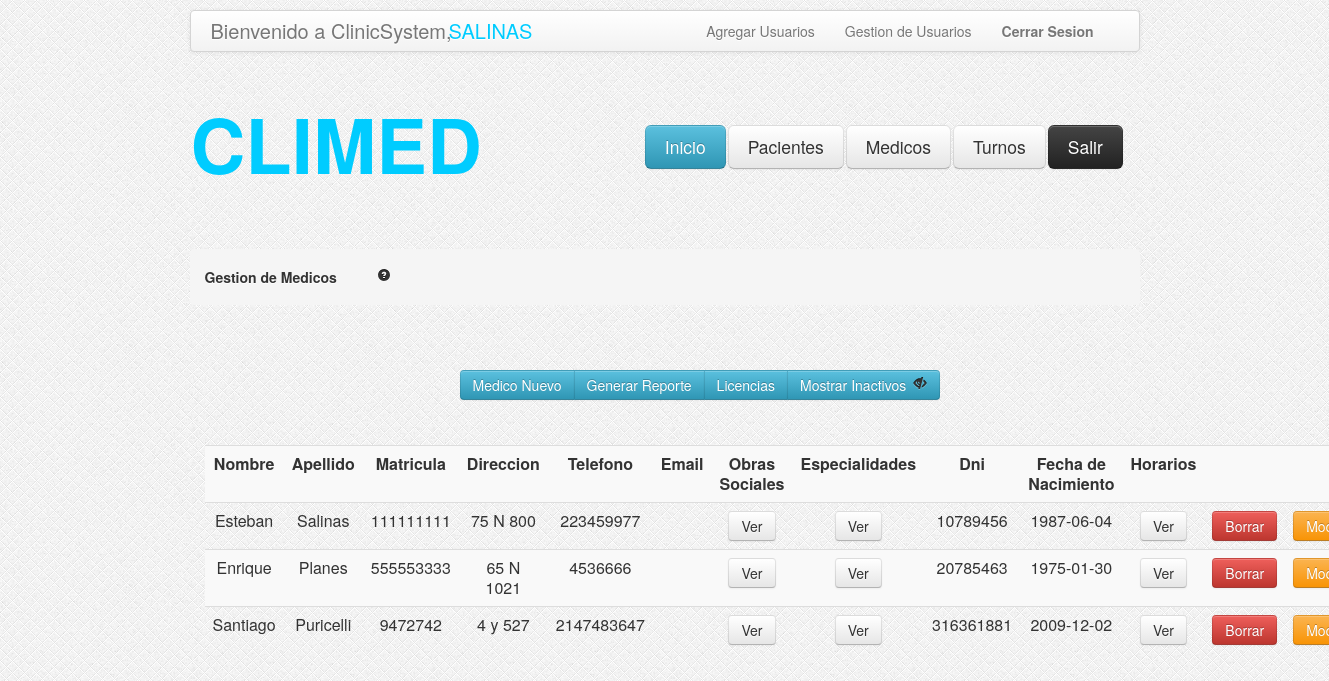
The page /GestionMedicos.php (signed in) on the database its author committed.
### tables this page shows
CREATE TABLE IF NOT EXISTS `medicos` (
  `idmedico` int(11) NOT NULL AUTO_INCREMENT,
  `nombre` varchar(100) NOT NULL,
  `apellido` varchar(100) NOT NULL,
  `nromatricula` int(11) NOT NULL,
  `email` varchar(100) NOT NULL,
  `telefono` int(25) NOT NULL,
  `fechaNac` date NOT NULL,
  `dni` int(11) NOT NULL,
  `direccion` varchar(255) DEFAULT NULL,
  `activo` tinyint(1) NOT NULL DEFAULT '1',
  PRIMARY KEY (`idmedico`)
);

### GestionMedicos.php (the view, shortened to what this page needs)
<?php
	if (!isset($_GET['ojito'])) {
		$ojito=1;
	}else{
		$ojito=$_GET['ojito'];
	}
	$consulta = "SELECT * FROM medicos WHERE medicos.activo = ".$ojito." OR 0 = ".$ojito." ";
    $resultado = mysql_query($consulta);
?>
<head>
<link rel="stylesheet" type="text/css" href="css/estilo.css"/>
<link rel="stylesheet" type="text/css" href="css/bootstrap.css"/>
<link rel="stylesheet" type="text/css" href="css/bootstrap-responsive.css"/>
</head>
<body style="background-image:url('images/bg.png')">
	<?php include_once('header.php'); ?>
	<div class="encapsulador">
		<div class="contenedor">
			<ul class="breadcrumb">
				<li>
					<h5>Gestion de Medicos<a href="#" style="margin-left: 40px;"><i class="icon-question-sign"></i></a></h5>
				</li>
			</ul>
			<div class="btn-group" style="margin-top: 45px; margin-left: 270;">
					<button class="btn btn-info" type="button" onclick="location.href='AltaMedicos.php'">Medico Nuevo</button>
                    <?php
                    if ($_SESSION['tipo'] != "administrador") {
                    ?>
                    	<button class="btn btn-info" type="button" disabled>Generar Reporte</button>
				   	<?php
				   	}else{
				   	?>
				   		<button class="btn btn-info" type="button" onclick="location.href='ReporteMedicos.php?ojito=<?php echo $ojito;?>'">Generar Reporte</button>
				   	<?php
				   	}
				   	?>
					<button class="btn btn-info" type="button" onclick="location.href='GestionLicencias.php'">Licencias</button>
					<button class="btn btn-info" type="button"
					<?php	if($ojito == 1){ ?>
								onclick="location.href='GestionMedicos.php?ojito=0'"> Mostrar Inactivos <i class="icon-eye-close" style="margin-left: 3px;"></i>
					<?php	} else { ?>
								onclick="location.href='GestionMedicos.php?ojito=1'"> Ocultar Inactivos <i class="icon-eye-open" style="margin-left: 3px;"></i>
					<?php	} ?>
					</button>
			</div>
			<div id="tabla-gestion-pacientes">
				<table class="table table-striped">
					<tr>
						<td><b>Nombre</b></td>
						<td><b>Apellido</b></td>
						<td><b>Matricula</b></td>
						<td><b>Direccion</b></td>
						<td><b>Telefono</b></td>
						<td><b>Email</b></td>
						<td><b>Obras Sociales</b></td>
						<td><b>Especialidades</b></td>
						<td><b>Dni</b></td>
						<td><b>Fecha de Nacimiento</b></td>
						<td><b>Horarios</b></td>
						<td></td>
						<td></td>
					</tr>
			<?php while ($valor = mysql_fetch_array($resultado)) {	?>
					<tr>
						<td><?php echo $valor["nombre"]; ?></td>
						<td><?php echo $valor["apellido"]; ?></td>
						<td><?php echo $valor["nromatricula"]; ?></td>
						<td><?php echo $valor["direccion"]; ?></td>
						<td><?php echo $valor["telefono"]; ?></td>
						<td><?php echo $valor["email"]; ?></td>
						<?php
						$idmedico = $valor['idmedico'];
						?>
						<td><a data-toggle="modal" role="button" href="#obrasSocialesMedico<?php echo $idmedico; ?>" class="btn">Ver</a></td>
						<td><a data-toggle="modal" role="button" href="#especialidadesMedico<?php echo $idmedico; ?>" class="btn">Ver</a></td>
						<td><?php echo $valor["dni"]; ?></td>
						<td><?php echo $valor["fechaNac"]; ?></td>
						<td><a data-toggle="modal" role="button" href="#horariosMedico<?php echo $idmedico; ?>" class="btn">Ver</a></td>
						<?php
								if( $valor["activo"] == 1 ){
						?>
									<td><a data-toggle="modal" role="button" href="#borrar<?php echo $idmedico; ?>" class="btn btn-danger">Borrar</a></td>
						<?php	}else{ ?>
									<td><button class="btn btn-success" type="button" onclick="location.href='HabilitarMedico.php?idmedico=<?php echo $idmedico; ?> '">Habilitar</button></td>
						<?php	}  	?>
						<td><button class="btn btn-warning" onclick="location.href='CargaMedico.php?idmedico=<?php echo $idmedico; ?> '" type="button">Modificar</button> </td>
					</tr>
				<?php
				}
				?>
				</table>
			</div>
		</div>
	</div>
</body>
</html>

### css/estilo.css (style rules this page uses)
.encapsulador { width:950px; height:auto; margin: auto; }
.contenedor { margin-top: 75px; }
#tabla-gestion-pacientes { margin-top: 45px; margin-left: 15px; margin-right: 15px; }

### rows shown on the page
medicos: nombre "Esteban", apellido "Salinas", nromatricula "111111111", direccion "75 N 800", telefono "223459977", dni "10789456", fechaNac "1987-06-04"
medicos: nombre "Enrique", apellido "Planes", nromatricula "555553333", direccion "65 N 1021", telefono "4536666", dni "20785463", fechaNac "1975-01-30"
medicos: nombre "Santiago", apellido "Puricelli", nromatricula "9472742", direccion "4 y 527", telefono "2147483647", dni "316361881", fechaNac "2009-12-02"

### other values the page prints
$usuario "SALINAS"
